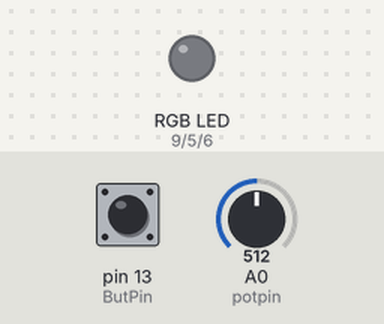
Recording of a sketch running on a simulated Arduino Uno, built with avr-gcc and run on an emulated ATmega328P. Shown: an RGB LED mixed from three pins (HIGH = lit). The test bench sets the inputs (shaded band); at power-on: pin 13 (ButPin) LOW, A0 (potpin) = 512. What the sketch prints to the serial monitor is not drawn.

Above: at 1.2 s.
1.3 s: pin 13 (ButPin) pulled HIGH for 0.15 s
At 1.8 s:
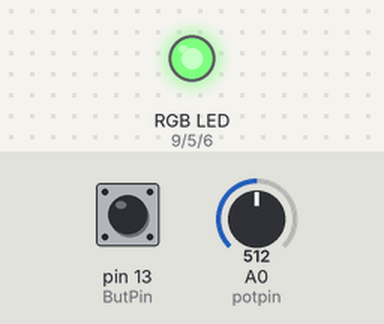
Timing chart, 0 to 4.3 s (numbered marks = the images above; inputs shaded):
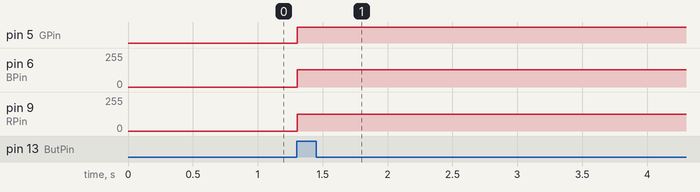

The sketch:

RBGFade.ino
```cpp
int RPin = 9;
int GPin = 5;
int BPin = 6;
int potpin = A0;
int PotVal = 0;
int ButPin = 13;
bool ButSwitch = false;
void setup(){
  // put your setup code here, to run once:
  pinMode(RPin, OUTPUT);
  pinMode(GPin, OUTPUT);
  pinMode(BPin, OUTPUT);
  Serial.begin(9600);
}

void loop() {
  // put your main code here, to run repeatedly:
  ButSwitch = digitalRead(ButPin)==1;
  Serial.println(digitalRead(ButPin));
  if(ButSwitch)
  {
    PotVal = analogRead(potpin);
    PotVal = map(PotVal, 0, 1023, 0, 768);
    if(PotVal<256)
    {
      analogWrite(RPin, 255);
      analogWrite(GPin, PotVal);
      analogWrite(BPin, 255-PotVal);

    }
    else if(PotVal<512)
    {
      int x = PotVal-256;
      analogWrite(RPin, 255-x);
      analogWrite(GPin, 255);
      analogWrite(BPin, x);
    }
    else
    {
      int x = PotVal-512;
      analogWrite(RPin, x);
      analogWrite(GPin, 255-x);
      analogWrite(BPin, 255);
    }
  }
  delay(10);
}
```

Measured:
- after the input at 1.3 s, pin 5 (GPin): LOW → HIGH at once; pin 6 (BPin): 0/255 → 128/255 at once; pin 9 (RPin): 0/255 → 127/255 at once
